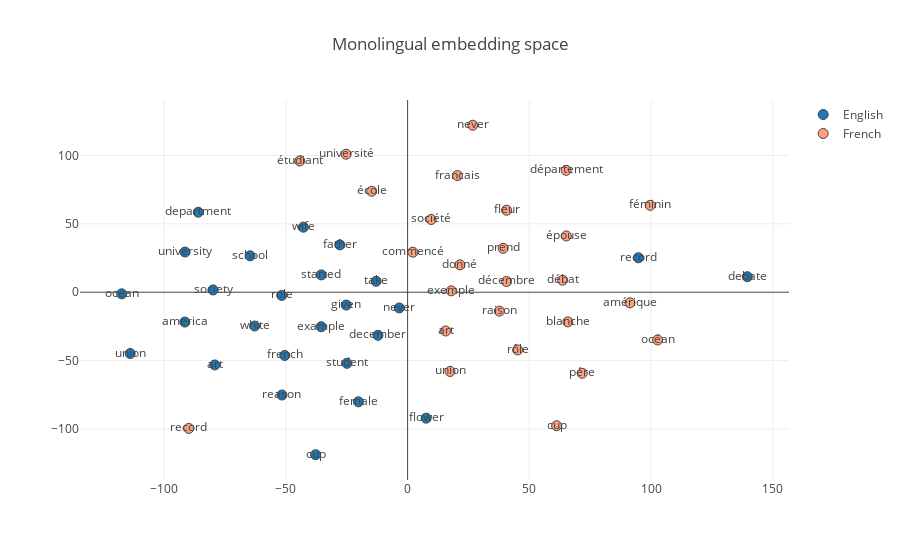

Source (notebook cell):
### Code cell
display_wordembedding_tsnescatterplot(en_dictionary_mono, fr_dictionary_mono, bilingual_pairs, "Monolingual embedding space")

### Figure 1 — Plotly figure (JSON) as saved in the notebook; plotly's stock layout.template omitted (floating-point values rounded to 4 significant figures)
{"data": [{"marker": {"color": "lightnavy", "line": {"width": 1}, "size": 10}, "mode": "markers+text", "name": "English", "text": ["female", "french", "society", "started", "flower", "student", "university", "ocean", "december", "debate", "art", "white", "given", "take", "record", "cup", "union", "example", "department", "father", "never", "reason", "america", "role", "school", "wife"], "type": "scatter", "x": [-20.2, -50.46, -79.9, -35.44, 7.608, -24.91, -91.41, -117.4, -12.17, 139.5, -79.2, -62.85, -25.19, -12.95, 94.81, -37.79, -113.9, -35.51, -85.98, -27.83, -3.415, -51.62, -91.49, -51.69, -64.7, -42.79], "y": [-80.13, -46.25, 1.668, 12.68, -92.07, -51.98, 29.37, -1.194, -31.51, 11.35, -53.17, -24.73, -9.389, 7.976, 25.2, -118.8, -44.82, -25.24, 58.48, 34.62, -11.48, -75.14, -21.81, -2.342, 26.62, 47.54]}, {"marker": {"color": "lightsalmon", "line": {"width": 1}, "size": 10}, "mode": "markers+text", "name": "French", "text": ["féminin", "francais", "société", "commencé", "fleur", "étudiant", "université", "océan", "décembre", "débat", "art", "blanche", "donné", "prend", "record", "cup", "union", "exemple", "département", "pére", "never", "raison", "amérique", "rôle", "école", "épouse"], "type": "scatter", "x": [99.63, 20.46, 9.661, 2.149, 40.66, -44.3, -25.27, 102.7, 40.63, 63.65, 15.62, 65.82, 21.48, 39.24, -89.88, 61.21, 17.43, 17.94, 65.1, 71.73, 26.74, 37.71, 91.34, 45.2, -14.75, 65.21], "y": [63.53, 85.27, 53.18, 29.26, 59.97, 96.0, 100.9, -34.89, 7.874, 8.818, -28.32, -21.7, 20.02, 32.1, -99.57, -97.62, -57.94, 1.011, 89.13, -59.28, 122.1, -13.8, -7.753, -42.18, 73.82, 41.14]}], "layout": {"hovermode": "closest", "title": "Monolingual embedding space"}}
